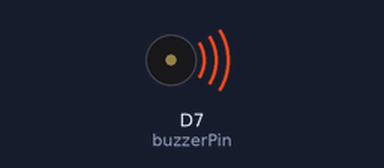
This sketch was run on a simulated ESP8266 (NodeMCU). Parts: buzzer (waves = sounding).

Above: at 0.3 s.
Timing chart, 0 to 3.0 s (numbered marks = the images above):
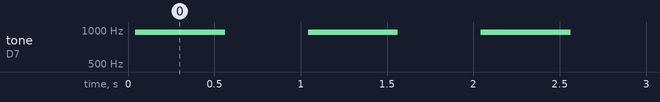

The sketch:

BUZZER.ino
```cpp
const int buzzerPin = D7;  // Connect the "S" pin of the buzzer to D7

void setup() {
  pinMode(buzzerPin, OUTPUT);
}

void loop() {
  playTone(1000, 500);  // Play a 1000 Hz tone for 500 milliseconds
  delay(500);           // Wait for 500 milliseconds between beeps
}

// Function to play a tone by simulating a frequency
void playTone(int frequency, int duration) {
  int period = 1000000L / frequency;   // Calculate period in microseconds
  int halfPeriod = period / 2;         // Half period for high and low

  unsigned long startTime = millis();  // Track the start time

  // Keep toggling the pin until the duration is met
  while (millis() - startTime < duration) {
    digitalWrite(buzzerPin, HIGH);  // Turn the buzzer on
    delayMicroseconds(halfPeriod);  // Wait for half of the period
    digitalWrite(buzzerPin, LOW);   // Turn the buzzer off
    delayMicroseconds(halfPeriod);  // Wait for the other half
  }
}
```

Measured:
- by itself, tone on D7 (buzzerPin): alternates 954 Hz for 0.52 s and silent for 0.48 s
